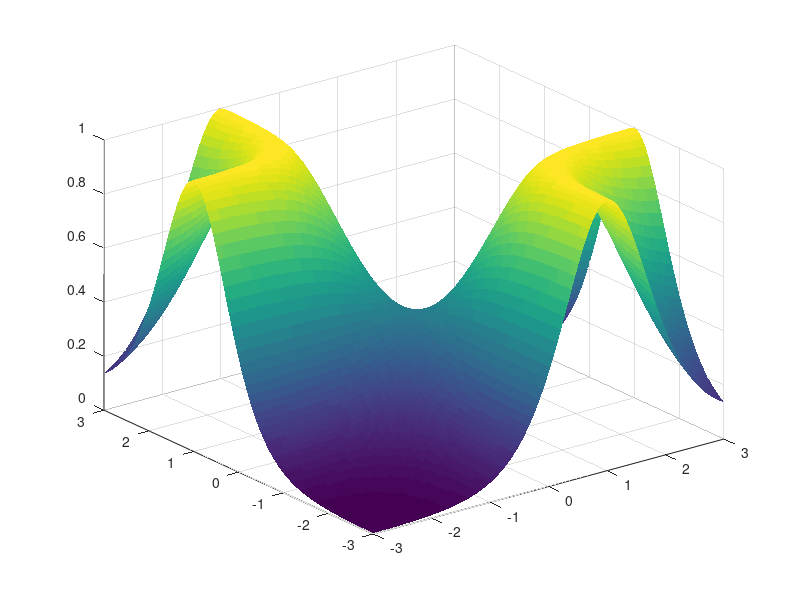
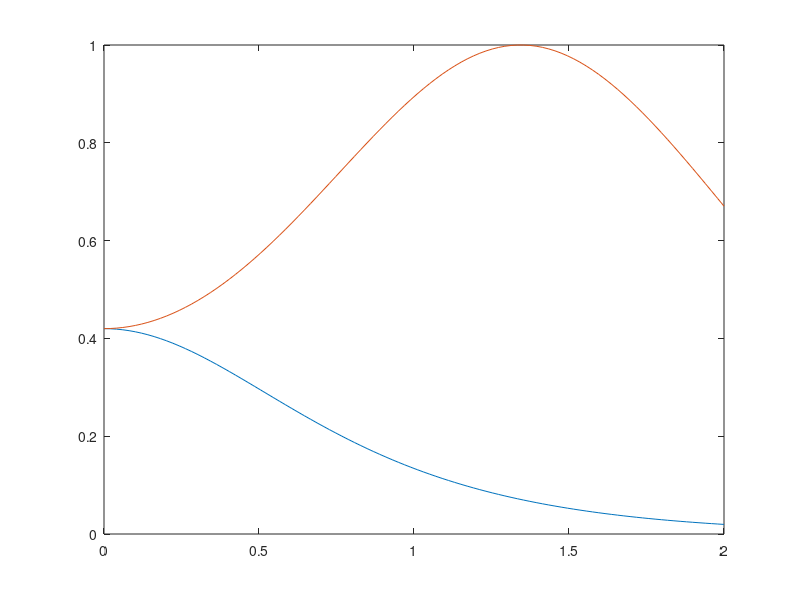
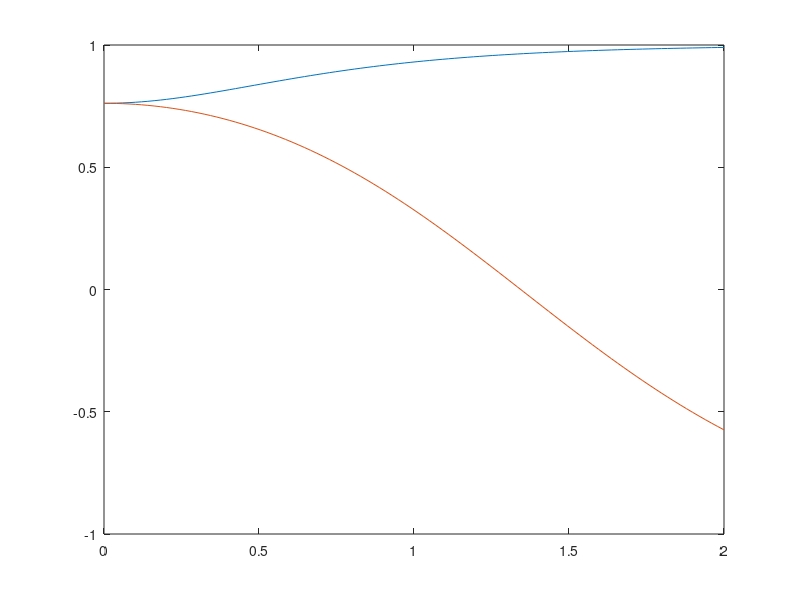

These figures' MATLAB source, in order: (Note: this script raises an error after producing the figures.)
%fish_fun = @(j, h1, h2) (4 * exp(2 * j) * (exp(2 * h1) + exp(2 * h2) + exp(4 * h1 + 2 * h2) ...
%    + exp(2 * h1 + 4 * h2))) ./ (1 + exp(2 * (h1 + h2)) + exp(2 * (h1 + j)) + ...
%    exp(2 * (h2 + j))) .^ 2;

fish_fun = @(j, h1, h2) 4 * (1 + exp(2 * (h1 + h2))) .* (exp(2 * (h1 + j)) + exp(2 * (h2 + j)))...
    ./ (1 + exp(2 * (h1 + h2)) + exp(2 * (h1 + j)) + ...
    exp(2 * (h2 + j))) .^ 2;
jj = - 1;
prange = 3; num_gird = 100;
xx = linspace(- prange, prange, num_gird); 
yy = linspace(- prange, prange, num_gird);
[xxm , yym] = meshgrid(xx, yy);
zz = fish_fun(jj, xxm, yym);

figure
surf(xxm, yym, zz, 'edgecolor', 'none')

line_para = linspace(0, 4, 100) / 2;
fish_plus = fish_fun(jj, line_para, line_para);

fish_minus = fish_fun(jj, line_para, - line_para);
figure
plot(line_para, fish_plus)
hold on
plot(line_para, fish_minus)

corr_fun = @(j, h1, h2) ((1 + exp(2 * (h1 + h2))) - (exp(2 * (h1 + j)) + exp(2 * (h2 + j))))...
    ./ (1 + exp(2 * (h1 + h2)) + exp(2 * (h1 + j)) + ...
    exp(2 * (h2 + j)));
corr_plus = corr_fun(jj, line_para, line_para); 
corr_minus = corr_fun(jj, line_para, - line_para); 
figure
plot(line_para, corr_plus)
hold on
plot(line_para, corr_minus)

j_mat = ones(2) * jj; 
j_mat(1: 3: end) = 0; 
[prob_ori, samp] = para_distribution(j_mat, [0; 0]); 

options = optimoptions(@fminunc, 'Display', 'iter');
inten0 = jj; 
objfun = @(inten) - fish_fun(jj, inten, - inten);
[inten, fval, exitflag, output] = fminunc(objfun, inten0, options);
h_pert = [1; - 1] * abs(inten); 
[prob_pert, samp] = para_distribution(j_mat, h_pert);
figure
semilogy(prob_ori, 'o')
hold on
semilogy(prob_pert, 'o')


rec_inten = linspace(0, 4, 100); 
rec_fishinv = 1 ./ fish_fun(rec_inten, 0, 0); 
figure
semilogy(rec_inten, rec_fishinv)
hold on
semilogy(rec_inten, ones(size(rec_fishinv)))
